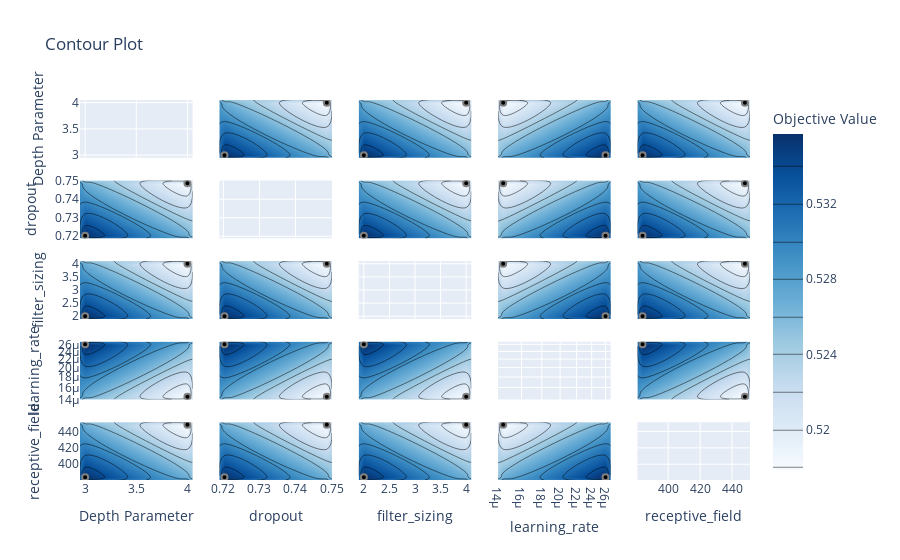

This figure's notebook cell:
### Code cell
optuna.visualization.plot_contour(study)

### Figure 1 — Plotly figure (JSON) as saved in the notebook; plotly's stock layout.template omitted (floating-point values rounded to 4 significant figures)
{"data": [{"type": "scatter", "xaxis": "x", "yaxis": "y"}, {"colorbar": {"title": {"text": "Objective Value"}}, "colorscale": [[0, "rgb(247,251,255)"], [0.125, "rgb(222,235,247)"], [0.25, "rgb(198,219,239)"], [0.375, "rgb(158,202,225)"], [0.5, "rgb(107,174,214)"], [0.625, "rgb(66,146,198)"], [0.75, "rgb(33,113,181)"], [0.875, "rgb(8,81,156)"], [1, "rgb(8,48,107)"]], "connectgaps": true, "contours": {"coloring": "heatmap"}, "hoverinfo": "none", "line": {"smoothing": 1.3}, "reversescale": false, "showscale": true, "type": "contour", "x": [2.95, 3, 4, 4.05], "xaxis": "x6", "y": [0.7189, 0.7203, 0.7487, 0.7501], "yaxis": "y6", "z": [[null, null, null, null], [null, 0.5357, null, null], [null, null, 0.5179, null], [null, null, null, null]]}, {"marker": {"color": "black", "line": {"color": "Grey", "width": 2}}, "mode": "markers", "showlegend": false, "type": "scatter", "x": [3, 4], "xaxis": "x6", "y": [0.7203, 0.7487], "yaxis": "y6"}, {"colorbar": {"title": {"text": "Objective Value"}}, "colorscale": [[0, "rgb(247,251,255)"], [0.125, "rgb(222,235,247)"], [0.25, "rgb(198,219,239)"], [0.375, "rgb(158,202,225)"], [0.5, "rgb(107,174,214)"], [0.625, "rgb(66,146,198)"], [0.75, "rgb(33,113,181)"], [0.875, "rgb(8,81,156)"], [1, "rgb(8,48,107)"]], "connectgaps": true, "contours": {"coloring": "heatmap"}, "hoverinfo": "none", "line": {"smoothing": 1.3}, "reversescale": false, "showscale": false, "type": "contour", "x": [2.95, 3, 4, 4.05], "xaxis": "x11", "y": [1.9, 2, 4, 4.1], "yaxis": "y11", "z": [[null, null, null, null], [null, 0.5357, null, null], [null, null, 0.5179, null], [null, null, null, null]]}, {"marker": {"color": "black", "line": {"color": "Grey", "width": 2}}, "mode": "markers", "showlegend": false, "type": "scatter", "x": [3, 4], "xaxis": "x11", "y": [2, 4], "yaxis": "y11"}, {"colorbar": {"title": {"text": "Objective Value"}}, "colorscale": [[0, "rgb(247,251,255)"], [0.125, "rgb(222,235,247)"], [0.25, "rgb(198,219,239)"], [0.375, "rgb(158,202,225)"], [0.5, "rgb(107,174,214)"], [0.625, "rgb(66,146,198)"], [0.75, "rgb(33,113,181)"], [0.875, "rgb(8,81,156)"], [1, "rgb(8,48,107)"]], "connectgaps": true, "contours": {"coloring": "heatmap"}, "hoverinfo": "none", "line": {"smoothing": 1.3}, "reversescale": false, "showscale": false, "type": "contour", "x": [2.95, 3, 4, 4.05], "xaxis": "x16", "y": [1.398e-05, 1.44e-05, 2.6e-05, 2.678e-05], "yaxis": "y16", "z": [[null, null, null, null], [null, null, 0.5179, null], [null, 0.5357, null, null], [null, null, null, null]]}, {"marker": {"color": "black", "line": {"color": "Grey", "width": 2}}, "mode": "markers", "showlegend": false, "type": "scatter", "x": [3, 4], "xaxis": "x16", "y": [2.6e-05, 1.44e-05], "yaxis": "y16"}, {"colorbar": {"title": {"text": "Objective Value"}}, "colorscale": [[0, "rgb(247,251,255)"], [0.125, "rgb(222,235,247)"], [0.25, "rgb(198,219,239)"], [0.375, "rgb(158,202,225)"], [0.5, "rgb(107,174,214)"], [0.625, "rgb(66,146,198)"], [0.75, "rgb(33,113,181)"], [0.875, "rgb(8,81,156)"], [1, "rgb(8,48,107)"]], "connectgaps": true, "contours": {"coloring": "heatmap"}, "hoverinfo": "none", "line": {"smoothing": 1.3}, "reversescale": false, "showscale": false, "type": "contour", "x": [2.95, 3, 4, 4.05], "xaxis": "x21", "y": [380.8, 384, 448, 451.2], "yaxis": "y21", "z": [[null, null, null, null], [null, 0.5357, null, null], [null, null, 0.5179, null], [null, null, null, null]]}, {"marker": {"color": "black", "line": {"color": "Grey", "width": 2}}, "mode": "markers", "showlegend": false, "type": "scatter", "x": [3, 4], "xaxis": "x21", "y": [384, 448], "yaxis": "y21"}, {"colorbar": {"title": {"text": "Objective Value"}}, "colorscale": [[0, "rgb(247,251,255)"], [0.125, "rgb(222,235,247)"], [0.25, "rgb(198,219,239)"], [0.375, "rgb(158,202,225)"], [0.5, "rgb(107,174,214)"], [0.625, "rgb(66,146,198)"], [0.75, "rgb(33,113,181)"], [0.875, "rgb(8,81,156)"], [1, "rgb(8,48,107)"]], "connectgaps": true, "contours": {"coloring": "heatmap"}, "hoverinfo": "none", "line": {"smoothing": 1.3}, "reversescale": false, "showscale": false, "type": "contour", "x": [0.7189, 0.7203, 0.7487, 0.7501], "xaxis": "x2", "y": [2.95, 3, 4, 4.05], "yaxis": "y2", "z": [[null, null, null, null], [null, 0.5357, null, null], [null, null, 0.5179, null], [null, null, null, null]]}, {"marker": {"color": "black", "line": {"color": "Grey", "width": 2}}, "mode": "markers", "showlegend": false, "type": "scatter", "x": [0.7203, 0.7487], "xaxis": "x2", "y": [3, 4], "yaxis": "y2"}, {"type": "scatter", "xaxis": "x7", "yaxis": "y7"}, {"colorbar": {"title": {"text": "Objective Value"}}, "colorscale": [[0, "rgb(247,251,255)"], [0.125, "rgb(222,235,247)"], [0.25, "rgb(198,219,239)"], [0.375, "rgb(158,202,225)"], [0.5, "rgb(107,174,214)"], [0.625, "rgb(66,146,198)"], [0.75, "rgb(33,113,181)"], [0.875, "rgb(8,81,156)"], [1, "rgb(8,48,107)"]], "connectgaps": true, "contours": {"coloring": "heatmap"}, "hoverinfo": "none", "line": {"smoothing": 1.3}, "reversescale": false, "showscale": false, "type": "contour", "x": [0.7189, 0.7203, 0.7487, 0.7501], "xaxis": "x12", "y": [1.9, 2, 4, 4.1], "yaxis": "y12", "z": [[null, null, null, null], [null, 0.5357, null, null], [null, null, 0.5179, null], [null, null, null, null]]}, {"marker": {"color": "black", "line": {"color": "Grey", "width": 2}}, "mode": "markers", "showlegend": false, "type": "scatter", "x": [0.7203, 0.7487], "xaxis": "x12", "y": [2, 4], "yaxis": "y12"}, {"colorbar": {"title": {"text": "Objective Value"}}, "colorscale": [[0, "rgb(247,251,255)"], [0.125, "rgb(222,235,247)"], [0.25, "rgb(198,219,239)"], [0.375, "rgb(158,202,225)"], [0.5, "rgb(107,174,214)"], [0.625, "rgb(66,146,198)"], [0.75, "rgb(33,113,181)"], [0.875, "rgb(8,81,156)"], [1, "rgb(8,48,107)"]], "connectgaps": true, "contours": {"coloring": "heatmap"}, "hoverinfo": "none", "line": {"smoothing": 1.3}, "reversescale": false, "showscale": false, "type": "contour", "x": [0.7189, 0.7203, 0.7487, 0.7501], "xaxis": "x17", "y": [1.398e-05, 1.44e-05, 2.6e-05, 2.678e-05], "yaxis": "y17", "z": [[null, null, null, null], [null, null, 0.5179, null], [null, 0.5357, null, null], [null, null, null, null]]}, {"marker": {"color": "black", "line": {"color": "Grey", "width": 2}}, "mode": "markers", "showlegend": false, "type": "scatter", "x": [0.7203, 0.7487], "xaxis": "x17", "y": [2.6e-05, 1.44e-05], "yaxis": "y17"}, {"colorbar": {"title": {"text": "Objective Value"}}, "colorscale": [[0, "rgb(247,251,255)"], [0.125, "rgb(222,235,247)"], [0.25, "rgb(198,219,239)"], [0.375, "rgb(158,202,225)"], [0.5, "rgb(107,174,214)"], [0.625, "rgb(66,146,198)"], [0.75, "rgb(33,113,181)"], [0.875, "rgb(8,81,156)"], [1, "rgb(8,48,107)"]], "connectgaps": true, "contours": {"coloring": "heatmap"}, "hoverinfo": "none", "line": {"smoothing": 1.3}, "reversescale": false, "showscale": false, "type": "contour", "x": [0.7189, 0.7203, 0.7487, 0.7501], "xaxis": "x22", "y": [380.8, 384, 448, 451.2], "yaxis": "y22", "z": [[null, null, null, null], [null, 0.5357, null, null], [null, null, 0.5179, null], [null, null, null, null]]}, {"marker": {"color": "black", "line": {"color": "Grey", "width": 2}}, "mode": "markers", "showlegend": false, "type": "scatter", "x": [0.7203, 0.7487], "xaxis": "x22", "y": [384, 448], "yaxis": "y22"}, {"colorbar": {"title": {"text": "Objective Value"}}, "colorscale": [[0, "rgb(247,251,255)"], [0.125, "rgb(222,235,247)"], [0.25, "rgb(198,219,239)"], [0.375, "rgb(158,202,225)"], [0.5, "rgb(107,174,214)"], [0.625, "rgb(66,146,198)"], [0.75, "rgb(33,113,181)"], [0.875, "rgb(8,81,156)"], [1, "rgb(8,48,107)"]], "connectgaps": true, "contours": {"coloring": "heatmap"}, "hoverinfo": "none", "line": {"smoothing": 1.3}, "reversescale": false, "showscale": false, "type": "contour", "x": [1.9, 2, 4, 4.1], "xaxis": "x3", "y": [2.95, 3, 4, 4.05], "yaxis": "y3", "z": [[null, null, null, null], [null, 0.5357, null, null], [null, null, 0.5179, null], [null, null, null, null]]}, {"marker": {"color": "black", "line": {"color": "Grey", "width": 2}}, "mode": "markers", "showlegend": false, "type": "scatter", "x": [2, 4], "xaxis": "x3", "y": [3, 4], "yaxis": "y3"}, {"colorbar": {"title": {"text": "Objective Value"}}, "colorscale": [[0, "rgb(247,251,255)"], [0.125, "rgb(222,235,247)"], [0.25, "rgb(198,219,239)"], [0.375, "rgb(158,202,225)"], [0.5, "rgb(107,174,214)"], [0.625, "rgb(66,146,198)"], [0.75, "rgb(33,113,181)"], [0.875, "rgb(8,81,156)"], [1, "rgb(8,48,107)"]], "connectgaps": true, "contours": {"coloring": "heatmap"}, "hoverinfo": "none", "line": {"smoothing": 1.3}, "reversescale": false, "showscale": false, "type": "contour", "x": [1.9, 2, 4, 4.1], "xaxis": "x8", "y": [0.7189, 0.7203, 0.7487, 0.7501], "yaxis": "y8", "z": [[null, null, null, null], [null, 0.5357, null, null], [null, null, 0.5179, null], [null, null, null, null]]}, {"marker": {"color": "black", "line": {"color": "Grey", "width": 2}}, "mode": "markers", "showlegend": false, "type": "scatter", "x": [2, 4], "xaxis": "x8", "y": [0.7203, 0.7487], "yaxis": "y8"}, {"type": "scatter", "xaxis": "x13", "yaxis": "y13"}, {"colorbar": {"title": {"text": "Objective Value"}}, "colorscale": [[0, "rgb(247,251,255)"], [0.125, "rgb(222,235,247)"], [0.25, "rgb(198,219,239)"], [0.375, "rgb(158,202,225)"], [0.5, "rgb(107,174,214)"], [0.625, "rgb(66,146,198)"], [0.75, "rgb(33,113,181)"], [0.875, "rgb(8,81,156)"], [1, "rgb(8,48,107)"]], "connectgaps": true, "contours": {"coloring": "heatmap"}, "hoverinfo": "none", "line": {"smoothing": 1.3}, "reversescale": false, "showscale": false, "type": "contour", "x": [1.9, 2, 4, 4.1], "xaxis": "x18", "y": [1.398e-05, 1.44e-05, 2.6e-05, 2.678e-05], "yaxis": "y18", "z": [[null, null, null, null], [null, null, 0.5179, null], [null, 0.5357, null, null], [null, null, null, null]]}, {"marker": {"color": "black", "line": {"color": "Grey", "width": 2}}, "mode": "markers", "showlegend": false, "type": "scatter", "x": [2, 4], "xaxis": "x18", "y": [2.6e-05, 1.44e-05], "yaxis": "y18"}, {"colorbar": {"title": {"text": "Objective Value"}}, "colorscale": [[0, "rgb(247,251,255)"], [0.125, "rgb(222,235,247)"], [0.25, "rgb(198,219,239)"], [0.375, "rgb(158,202,225)"], [0.5, "rgb(107,174,214)"], [0.625, "rgb(66,146,198)"], [0.75, "rgb(33,113,181)"], [0.875, "rgb(8,81,156)"], [1, "rgb(8,48,107)"]], "connectgaps": true, "contours": {"coloring": "heatmap"}, "hoverinfo": "none", "line": {"smoothing": 1.3}, "reversescale": false, "showscale": false, "type": "contour", "x": [1.9, 2, 4, 4.1], "xaxis": "x23", "y": [380.8, 384, 448, 451.2], "yaxis": "y23", "z": [[null, null, null, null], [null, 0.5357, null, null], [null, null, 0.5179, null], [null, null, null, null]]}, {"marker": {"color": "black", "line": {"color": "Grey", "width": 2}}, "mode": "markers", "showlegend": false, "type": "scatter", "x": [2, 4], "xaxis": "x23", "y": [384, 448], "yaxis": "y23"}, {"colorbar": {"title": {"text": "Objective Value"}}, "colorscale": [[0, "rgb(247,251,255)"], [0.125, "rgb(222,235,247)"], [0.25, "rgb(198,219,239)"], [0.375, "rgb(158,202,225)"], [0.5, "rgb(107,174,214)"], [0.625, "rgb(66,146,198)"], [0.75, "rgb(33,113,181)"], [0.875, "rgb(8,81,156)"], [1, "rgb(8,48,107)"]], "connectgaps": true, "contours": {"coloring": "heatmap"}, "hoverinfo": "none", "line": {"smoothing": 1.3}, "reversescale": false, "showscale": false, "type": "contour", "x": [1.398e-05, 1.44e-05, 2.6e-05, 2.678e-05], "xaxis": "x4", "y": [2.95, 3, 4, 4.05], "yaxis": "y4", "z": [[null, null, null, null], [null, null, 0.5357, null], [null, 0.5179, null, null], [null, null, null, null]]}, {"marker": {"color": "black", "line": {"color": "Grey", "width": 2}}, "mode": "markers", "showlegend": false, "type": "scatter", "x": [2.6e-05, 1.44e-05], "xaxis": "x4", "y": [3, 4], "yaxis": "y4"}, {"colorbar": {"title": {"text": "Objective Value"}}, "colorscale": [[0, "rgb(247,251,255)"], [0.125, "rgb(222,235,247)"], [0.25, "rgb(198,219,239)"], [0.375, "rgb(158,202,225)"], [0.5, "rgb(107,174,214)"], [0.625, "rgb(66,146,198)"], [0.75, "rgb(33,113,181)"], [0.875, "rgb(8,81,156)"], [1, "rgb(8,48,107)"]], "connectgaps": true, "contours": {"coloring": "heatmap"}, "hoverinfo": "none", "line": {"smoothing": 1.3}, "reversescale": false, "showscale": false, "type": "contour", "x": [1.398e-05, 1.44e-05, 2.6e-05, 2.678e-05], "xaxis": "x9", "y": [0.7189, 0.7203, 0.7487, 0.7501], "yaxis": "y9", "z": [[null, null, null, null], [null, null, 0.5357, null], [null, 0.5179, null, null], [null, null, null, null]]}, {"marker": {"color": "black", "line": {"color": "Grey", "width": 2}}, "mode": "markers", "showlegend": false, "type": "scatter", "x": [2.6e-05, 1.44e-05], "xaxis": "x9", "y": [0.7203, 0.7487], "yaxis": "y9"}, {"colorbar": {"title": {"text": "Objective Value"}}, "colorscale": [[0, "rgb(247,251,255)"], [0.125, "rgb(222,235,247)"], [0.25, "rgb(198,219,239)"], [0.375, "rgb(158,202,225)"], [0.5, "rgb(107,174,214)"], [0.625, "rgb(66,146,198)"], [0.75, "rgb(33,113,181)"], [0.875, "rgb(8,81,156)"], [1, "rgb(8,48,107)"]], "connectgaps": true, "contours": {"coloring": "heatmap"}, "hoverinfo": "none", "line": {"smoothing": 1.3}, "reversescale": false, "showscale": false, "type": "contour", "x": [1.398e-05, 1.44e-05, 2.6e-05, 2.678e-05], "xaxis": "x14", "y": [1.9, 2, 4, 4.1], "yaxis": "y14", "z": [[null, null, null, null], [null, null, 0.5357, null], [null, 0.5179, null, null], [null, null, null, null]]}, {"marker": {"color": "black", "line": {"color": "Grey", "width": 2}}, "mode": "markers", "showlegend": false, "type": "scatter", "x": [2.6e-05, 1.44e-05], "xaxis": "x14", "y": [2, 4], "yaxis": "y14"}, {"type": "scatter", "xaxis": "x19", "yaxis": "y19"}, {"colorbar": {"title": {"text": "Objective Value"}}, "colorscale": [[0, "rgb(247,251,255)"], [0.125, "rgb(222,235,247)"], [0.25, "rgb(198,219,239)"], [0.375, "rgb(158,202,225)"], [0.5, "rgb(107,174,214)"], [0.625, "rgb(66,146,198)"], [0.75, "rgb(33,113,181)"], [0.875, "rgb(8,81,156)"], [1, "rgb(8,48,107)"]], "connectgaps": true, "contours": {"coloring": "heatmap"}, "hoverinfo": "none", "line": {"smoothing": 1.3}, "reversescale": false, "showscale": false, "type": "contour", "x": [1.398e-05, 1.44e-05, 2.6e-05, 2.678e-05], "xaxis": "x24", "y": [380.8, 384, 448, 451.2], "yaxis": "y24", "z": [[null, null, null, null], [null, null, 0.5357, null], [null, 0.5179, null, null], [null, null, null, null]]}, {"marker": {"color": "black", "line": {"color": "Grey", "width": 2}}, "mode": "markers", "showlegend": false, "type": "scatter", "x": [2.6e-05, 1.44e-05], "xaxis": "x24", "y": [384, 448], "yaxis": "y24"}, {"colorbar": {"title": {"text": "Objective Value"}}, "colorscale": [[0, "rgb(247,251,255)"], [0.125, "rgb(222,235,247)"], [0.25, "rgb(198,219,239)"], [0.375, "rgb(158,202,225)"], [0.5, "rgb(107,174,214)"], [0.625, "rgb(66,146,198)"], [0.75, "rgb(33,113,181)"], [0.875, "rgb(8,81,156)"], [1, "rgb(8,48,107)"]], "connectgaps": true, "contours": {"coloring": "heatmap"}, "hoverinfo": "none", "line": {"smoothing": 1.3}, "reversescale": false, "showscale": false, "type": "contour", "x": [380.8, 384, 448, 451.2], "xaxis": "x5", "y": [2.95, 3, 4, 4.05], "yaxis": "y5", "z": [[null, null, null, null], [null, 0.5357, null, null], [null, null, 0.5179, null], [null, null, null, null]]}, {"marker": {"color": "black", "line": {"color": "Grey", "width": 2}}, "mode": "markers", "showlegend": false, "type": "scatter", "x": [384, 448], "xaxis": "x5", "y": [3, 4], "yaxis": "y5"}, {"colorbar": {"title": {"text": "Objective Value"}}, "colorscale": [[0, "rgb(247,251,255)"], [0.125, "rgb(222,235,247)"], [0.25, "rgb(198,219,239)"], [0.375, "rgb(158,202,225)"], [0.5, "rgb(107,174,214)"], [0.625, "rgb(66,146,198)"], [0.75, "rgb(33,113,181)"], [0.875, "rgb(8,81,156)"], [1, "rgb(8,48,107)"]], "connectgaps": true, "contours": {"coloring": "heatmap"}, "hoverinfo": "none", "line": {"smoothing": 1.3}, "reversescale": false, "showscale": false, "type": "contour", "x": [380.8, 384, 448, 451.2], "xaxis": "x10", "y": [0.7189, 0.7203, 0.7487, 0.7501], "yaxis": "y10", "z": [[null, null, null, null], [null, 0.5357, null, null], [null, null, 0.5179, null], [null, null, null, null]]}, {"marker": {"color": "black", "line": {"color": "Grey", "width": 2}}, "mode": "markers", "showlegend": false, "type": "scatter", "x": [384, 448], "xaxis": "x10", "y": [0.7203, 0.7487], "yaxis": "y10"}, {"colorbar": {"title": {"text": "Objective Value"}}, "colorscale": [[0, "rgb(247,251,255)"], [0.125, "rgb(222,235,247)"], [0.25, "rgb(198,219,239)"], [0.375, "rgb(158,202,225)"], [0.5, "rgb(107,174,214)"], [0.625, "rgb(66,146,198)"], [0.75, "rgb(33,113,181)"], [0.875, "rgb(8,81,156)"], [1, "rgb(8,48,107)"]], "connectgaps": true, "contours": {"coloring": "heatmap"}, "hoverinfo": "none", "line": {"smoothing": 1.3}, "reversescale": false, "showscale": false, "type": "contour", "x": [380.8, 384, 448, 451.2], "xaxis": "x15", "y": [1.9, 2, 4, 4.1], "yaxis": "y15", "z": [[null, null, null, null], [null, 0.5357, null, null], [null, null, 0.5179, null], [null, null, null, null]]}, {"marker": {"color": "black", "line": {"color": "Grey", "width": 2}}, "mode": "markers", "showlegend": false, "type": "scatter", "x": [384, 448], "xaxis": "x15", "y": [2, 4], "yaxis": "y15"}, {"colorbar": {"title": {"text": "Objective Value"}}, "colorscale": [[0, "rgb(247,251,255)"], [0.125, "rgb(222,235,247)"], [0.25, "rgb(198,219,239)"], [0.375, "rgb(158,202,225)"], [0.5, "rgb(107,174,214)"], [0.625, "rgb(66,146,198)"], [0.75, "rgb(33,113,181)"], [0.875, "rgb(8,81,156)"], [1, "rgb(8,48,107)"]], "connectgaps": true, "contours": {"coloring": "heatmap"}, "hoverinfo": "none", "line": {"smoothing": 1.3}, "reversescale": false, "showscale": false, "type": "contour", "x": [380.8, 384, 448, 451.2], "xaxis": "x20", "y": [1.398e-05, 1.44e-05, 2.6e-05, 2.678e-05], "yaxis": "y20", "z": [[null, null, null, null], [null, null, 0.5179, null], [null, 0.5357, null, null], [null, null, null, null]]}, {"marker": {"color": "black", "line": {"color": "Grey", "width": 2}}, "mode": "markers", "showlegend": false, "type": "scatter", "x": [384, 448], "xaxis": "x20", "y": [2.6e-05, 1.44e-05], "yaxis": "y20"}, {"type": "scatter", "xaxis": "x25", "yaxis": "y25"}], "layout": {"title": {"text": "Contour Plot"}, "xaxis": {"anchor": "y", "domain": [0, 0.168], "matches": "x21", "range": [2.95, 4.05], "showticklabels": false}, "xaxis10": {"anchor": "y10", "domain": [0.832, 1], "matches": "x25", "range": [380.8, 451.2], "showticklabels": false}, "xaxis11": {"anchor": "y11", "domain": [0, 0.168], "matches": "x21", "range": [2.95, 4.05], "showticklabels": false}, "xaxis12": {"anchor": "y12", "domain": [0.208, 0.376], "matches": "x22", "range": [0.7189, 0.7501], "showticklabels": false}, "xaxis13": {"anchor": "y13", "domain": [0.416, 0.584], "matches": "x23", "range": [1.9, 4.1], "showticklabels": false}, "xaxis14": {"anchor": "y14", "domain": [0.624, 0.792], "matches": "x24", "range": [-4.855, -4.572], "showticklabels": false, "type": "log"}, "xaxis15": {"anchor": "y15", "domain": [0.832, 1], "matches": "x25", "range": [380.8, 451.2], "showticklabels": false}, "xaxis16": {"anchor": "y16", "domain": [0, 0.168], "matches": "x21", "range": [2.95, 4.05], "showticklabels": false}, "xaxis17": {"anchor": "y17", "domain": [0.208, 0.376], "matches": "x22", "range": [0.7189, 0.7501], "showticklabels": false}, "xaxis18": {"anchor": "y18", "domain": [0.416, 0.584], "matches": "x23", "range": [1.9, 4.1], "showticklabels": false}, "xaxis19": {"anchor": "y19", "domain": [0.624, 0.792], "matches": "x24", "range": [-4.855, -4.572], "showticklabels": false, "type": "log"}, "xaxis2": {"anchor": "y2", "domain": [0.208, 0.376], "matches": "x22", "range": [0.7189, 0.7501], "showticklabels": false}, "xaxis20": {"anchor": "y20", "domain": [0.832, 1], "matches": "x25", "range": [380.8, 451.2], "showticklabels": false}, "xaxis21": {"anchor": "y21", "domain": [0, 0.168], "range": [2.95, 4.05], "title": {"text": "Depth Parameter"}}, "xaxis22": {"anchor": "y22", "domain": [0.208, 0.376], "range": [0.7189, 0.7501], "title": {"text": "dropout"}}, "xaxis23": {"anchor": "y23", "domain": [0.416, 0.584], "range": [1.9, 4.1], "title": {"text": "filter_sizing"}}, "xaxis24": {"anchor": "y24", "domain": [0.624, 0.792], "range": [-4.855, -4.572], "title": {"text": "learning_rate"}, "type": "log"}, "xaxis25": {"anchor": "y25", "domain": [0.832, 1], "range": [380.8, 451.2], "title": {"text": "receptive_field"}}, "xaxis3": {"anchor": "y3", "domain": [0.416, 0.584], "matches": "x23", "range": [1.9, 4.1], "showticklabels": false}, "xaxis4": {"anchor": "y4", "domain": [0.624, 0.792], "matches": "x24", "range": [-4.855, -4.572], "showticklabels": false, "type": "log"}, "xaxis5": {"anchor": "y5", "domain": [0.832, 1], "matches": "x25", "range": [380.8, 451.2], "showticklabels": false}, "xaxis6": {"anchor": "y6", "domain": [0, 0.168], "matches": "x21", "range": [2.95, 4.05], "showticklabels": false}, "xaxis7": {"anchor": "y7", "domain": [0.208, 0.376], "matches": "x22", "range": [0.7189, 0.7501], "showticklabels": false}, "xaxis8": {"anchor": "y8", "domain": [0.416, 0.584], "matches": "x23", "range": [1.9, 4.1], "showticklabels": false}, "xaxis9": {"anchor": "y9", "domain": [0.624, 0.792], "matches": "x24", "range": [-4.855, -4.572], "showticklabels": false, "type": "log"}, "yaxis": {"anchor": "x", "domain": [0.848, 1], "range": [2.95, 4.05], "title": {"text": "Depth Parameter"}}, "yaxis10": {"anchor": "x10", "domain": [0.636, 0.788], "matches": "y6", "range": [0.7189, 0.7501], "showticklabels": false}, "yaxis11": {"anchor": "x11", "domain": [0.424, 0.576], "range": [1.9, 4.1], "title": {"text": "filter_sizing"}}, "yaxis12": {"anchor": "x12", "domain": [0.424, 0.576], "matches": "y11", "range": [1.9, 4.1], "showticklabels": false}, "yaxis13": {"anchor": "x13", "domain": [0.424, 0.576], "matches": "y11", "range": [1.9, 4.1], "showticklabels": false}, "yaxis14": {"anchor": "x14", "domain": [0.424, 0.576], "matches": "y11", "range": [1.9, 4.1], "showticklabels": false}, "yaxis15": {"anchor": "x15", "domain": [0.424, 0.576], "matches": "y11", "range": [1.9, 4.1], "showticklabels": false}, "yaxis16": {"anchor": "x16", "domain": [0.212, 0.364], "range": [-4.855, -4.572], "title": {"text": "learning_rate"}, "type": "log"}, "yaxis17": {"anchor": "x17", "domain": [0.212, 0.364], "matches": "y16", "range": [-4.855, -4.572], "showticklabels": false, "type": "log"}, "yaxis18": {"anchor": "x18", "domain": [0.212, 0.364], "matches": "y16", "range": [-4.855, -4.572], "showticklabels": false, "type": "log"}, "yaxis19": {"anchor": "x19", "domain": [0.212, 0.364], "matches": "y16", "range": [-4.855, -4.572], "showticklabels": false, "type": "log"}, "yaxis2": {"anchor": "x2", "domain": [0.848, 1], "matches": "y", "range": [2.95, 4.05], "showticklabels": false}, "yaxis20": {"anchor": "x20", "domain": [0.212, 0.364], "matches": "y16", "range": [-4.855, -4.572], "showticklabels": false, "type": "log"}, "yaxis21": {"anchor": "x21", "domain": [0, 0.152], "range": [380.8, 451.2], "title": {"text": "receptive_field"}}, "yaxis22": {"anchor": "x22", "domain": [0, 0.152], "matches": "y21", "range": [380.8, 451.2], "showticklabels": false}, "yaxis23": {"anchor": "x23", "domain": [0, 0.152], "matches": "y21", "range": [380.8, 451.2], "showticklabels": false}, "yaxis24": {"anchor": "x24", "domain": [0, 0.152], "matches": "y21", "range": [380.8, 451.2], "showticklabels": false}, "yaxis25": {"anchor": "x25", "domain": [0, 0.152], "matches": "y21", "range": [380.8, 451.2], "showticklabels": false}, "yaxis3": {"anchor": "x3", "domain": [0.848, 1], "matches": "y", "range": [2.95, 4.05], "showticklabels": false}, "yaxis4": {"anchor": "x4", "domain": [0.848, 1], "matches": "y", "range": [2.95, 4.05], "showticklabels": false}, "yaxis5": {"anchor": "x5", "domain": [0.848, 1], "matches": "y", "range": [2.95, 4.05], "showticklabels": false}, "yaxis6": {"anchor": "x6", "domain": [0.636, 0.788], "range": [0.7189, 0.7501], "title": {"text": "dropout"}}, "yaxis7": {"anchor": "x7", "domain": [0.636, 0.788], "matches": "y6", "range": [0.7189, 0.7501], "showticklabels": false}, "yaxis8": {"anchor": "x8", "domain": [0.636, 0.788], "matches": "y6", "range": [0.7189, 0.7501], "showticklabels": false}, "yaxis9": {"anchor": "x9", "domain": [0.636, 0.788], "matches": "y6", "range": [0.7189, 0.7501], "showticklabels": false}}}
